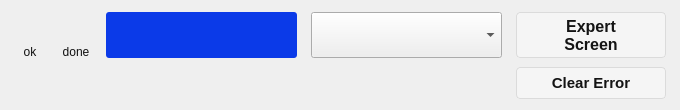
<?xml version="1.0" encoding="UTF-8"?>
<ui version="4.0">
 <class>Form</class>
 <widget class="QWidget" name="Form">
  <property name="geometry">
   <rect>
    <x>0</x>
    <y>0</y>
    <width>680</width>
    <height>110</height>
   </rect>
  </property>
  <property name="windowTitle">
   <string>Motor State Mover</string>
  </property>
  <layout class="QVBoxLayout" name="verticalLayout">
   <property name="leftMargin">
    <number>0</number>
   </property>
   <property name="topMargin">
    <number>0</number>
   </property>
   <property name="rightMargin">
    <number>0</number>
   </property>
   <property name="bottomMargin">
    <number>0</number>
   </property>
   <item>
    <widget class="QFrame" name="frame">
     <property name="sizePolicy">
      <sizepolicy hsizetype="Preferred" vsizetype="Fixed">
       <horstretch>0</horstretch>
       <verstretch>0</verstretch>
      </sizepolicy>
     </property>
     <property name="frameShape">
      <enum>QFrame::NoFrame</enum>
     </property>
     <property name="frameShadow">
      <enum>QFrame::Plain</enum>
     </property>
     <property name="lineWidth">
      <number>0</number>
     </property>
     <layout class="QVBoxLayout" name="frameLayout">
      <property name="spacing">
       <number>8</number>
      </property>
      <property name="leftMargin">
       <number>14</number>
      </property>
      <property name="topMargin">
       <number>10</number>
      </property>
      <property name="rightMargin">
       <number>14</number>
      </property>
      <property name="bottomMargin">
       <number>10</number>
      </property>
      <item>
       <layout class="QHBoxLayout" name="mainRow">
        <property name="spacing">
         <number>14</number>
        </property>
        <item alignment="Qt::AlignVCenter">
         <widget class="QWidget" name="statusIndicatorBox" native="true">
          <layout class="QVBoxLayout" name="statusIndicatorLayout">
           <property name="spacing">
            <number>2</number>
           </property>
           <property name="leftMargin">
            <number>0</number>
           </property>
           <property name="topMargin">
            <number>0</number>
           </property>
           <property name="rightMargin">
            <number>0</number>
           </property>
           <property name="bottomMargin">
            <number>0</number>
           </property>
           <item alignment="Qt::AlignHCenter">
            <widget class="PyDMByteIndicator" name="statusIndicator">
             <property name="minimumSize">
              <size>
               <width>32</width>
               <height>32</height>
              </size>
             </property>
             <property name="maximumSize">
              <size>
               <width>32</width>
               <height>32</height>
              </size>
             </property>
             <property name="toolTip">
              <string>Green when the motor status is OK; red on error.</string>
             </property>
             <property name="whatsThis">
              <string>Combined status indicator for the motor state group (STATE:ERR_RBV).</string>
             </property>
             <property name="alarmSensitiveContent">
              <bool>false</bool>
             </property>
             <property name="alarmSensitiveBorder">
              <bool>false</bool>
             </property>
             <property name="PyDMToolTip">
              <string/>
             </property>
             <property name="channel">
              <string>ca://${MOTOR}:STATE:ERR_RBV</string>
             </property>
             <property name="blinkOnChange">
              <bool>false</bool>
             </property>
             <property name="toggleMode">
              <bool>false</bool>
             </property>
             <property name="blinkInterval">
              <number>99</number>
             </property>
             <property name="onColor">
              <color>
               <red>255</red>
               <green>0</green>
               <blue>0</blue>
              </color>
             </property>
             <property name="offColor">
              <color>
               <red>0</red>
               <green>255</green>
               <blue>0</blue>
              </color>
             </property>
             <property name="showLabels">
              <bool>false</bool>
             </property>
             <property name="bigEndian">
              <bool>false</bool>
             </property>
             <property name="circles">
              <bool>true</bool>
             </property>
             <property name="numBits">
              <number>1</number>
             </property>
             <property name="shift">
              <number>0</number>
             </property>
             <property name="labels">
              <stringlist>
               <string>Bit 0</string>
              </stringlist>
             </property>
            </widget>
           </item>
           <item>
            <widget class="QLabel" name="statusIndicatorLabel">
             <property name="styleSheet">
              <string>color: rgb(17, 17, 17); background: transparent;</string>
             </property>
             <property name="text">
              <string>ok</string>
             </property>
             <property name="alignment">
              <set>Qt::AlignCenter</set>
             </property>
            </widget>
           </item>
          </layout>
         </widget>
        </item>
        <item alignment="Qt::AlignVCenter">
         <widget class="QWidget" name="movingIndicatorBox" native="true">
          <layout class="QVBoxLayout" name="movingIndicatorLayout">
           <property name="spacing">
            <number>2</number>
           </property>
           <property name="leftMargin">
            <number>0</number>
           </property>
           <property name="topMargin">
            <number>0</number>
           </property>
           <property name="rightMargin">
            <number>0</number>
           </property>
           <property name="bottomMargin">
            <number>0</number>
           </property>
           <item alignment="Qt::AlignHCenter">
            <widget class="PyDMByteIndicator" name="movingIndicator">
             <property name="minimumSize">
              <size>
               <width>32</width>
               <height>32</height>
              </size>
             </property>
             <property name="maximumSize">
              <size>
               <width>32</width>
               <height>32</height>
              </size>
             </property>
             <property name="toolTip">
              <string>Blue while the motor is moving; dark when the move is done.</string>
             </property>
             <property name="whatsThis">
              <string>Byte indicator that reflects motor movement state using STATE:DONE_RBV.</string>
             </property>
             <property name="alarmSensitiveContent">
              <bool>false</bool>
             </property>
             <property name="alarmSensitiveBorder">
              <bool>false</bool>
             </property>
             <property name="PyDMToolTip">
              <string/>
             </property>
             <property name="channel">
              <string>ca://${MOTOR}:STATE:BUSY_RBV</string>
             </property>
             <property name="blinkOnChange">
              <bool>false</bool>
             </property>
             <property name="toggleMode">
              <bool>false</bool>
             </property>
             <property name="blinkInterval">
              <number>99</number>
             </property>
             <property name="onColor">
              <color>
               <red>20</red>
               <green>100</green>
               <blue>239</blue>
              </color>
             </property>
             <property name="offColor">
              <color>
               <red>150</red>
               <green>150</green>
               <blue>150</blue>
              </color>
             </property>
             <property name="showLabels">
              <bool>false</bool>
             </property>
             <property name="bigEndian">
              <bool>false</bool>
             </property>
             <property name="circles">
              <bool>true</bool>
             </property>
             <property name="numBits">
              <number>1</number>
             </property>
             <property name="shift">
              <number>0</number>
             </property>
             <property name="labels">
              <stringlist>
               <string>Bit 0</string>
              </stringlist>
             </property>
            </widget>
           </item>
           <item>
            <widget class="MovingLabel" name="movingIndicatorLabel">
             <property name="styleSheet">
              <string>color: rgb(17, 17, 17); background: transparent;</string>
             </property>
             <property name="text">
              <string>done</string>
             </property>
             <property name="alignment">
              <set>Qt::AlignCenter</set>
             </property>
             <property name="alarmSensitiveContent">
              <bool>false</bool>
             </property>
             <property name="alarmSensitiveBorder">
              <bool>false</bool>
             </property>
             <property name="channel">
              <string>ca://${MOTOR}:STATE:BUSY_RBV</string>
             </property>
            </widget>
           </item>
          </layout>
         </widget>
        </item>
        <item alignment="Qt::AlignVCenter">
         <widget class="PyDMLabel" name="stateReadback">
          <property name="sizePolicy">
           <sizepolicy hsizetype="Expanding" vsizetype="Fixed">
            <horstretch>1</horstretch>
            <verstretch>0</verstretch>
           </sizepolicy>
          </property>
          <property name="minimumSize">
           <size>
            <width>170</width>
            <height>46</height>
           </size>
          </property>
          <property name="maximumSize">
           <size>
            <width>16777215</width>
            <height>46</height>
           </size>
          </property>
          <property name="font">
           <font>
            <pointsize>20</pointsize>
            <weight>75</weight>
            <bold>true</bold>
           </font>
          </property>
          <property name="toolTip">
           <string>Current motor state readback (STATE:GET_RBV).</string>
          </property>
          <property name="whatsThis">
           <string>This label displays the readback value for the current state.</string>
          </property>
          <property name="styleSheet">
           <string>color: rgb(255, 255, 255); background-color: rgb(11, 58, 232); border-radius: 3px; padding: 0px 14px;</string>
          </property>
          <property name="alignment">
           <set>Qt::AlignCenter</set>
          </property>
          <property name="channel">
           <string>ca://${MOTOR}:STATE:GET_RBV</string>
          </property>
         </widget>
        </item>
        <item alignment="Qt::AlignVCenter">
         <widget class="PyDMEnumComboBox" name="stateSelector">
          <property name="sizePolicy">
           <sizepolicy hsizetype="Expanding" vsizetype="Fixed">
            <horstretch>1</horstretch>
            <verstretch>0</verstretch>
           </sizepolicy>
          </property>
          <property name="minimumSize">
           <size>
            <width>150</width>
            <height>46</height>
           </size>
          </property>
          <property name="maximumSize">
           <size>
            <width>16777215</width>
            <height>46</height>
           </size>
          </property>
          <property name="font">
           <font>
            <pointsize>16</pointsize>
           </font>
          </property>
          <property name="toolTip">
           <string>Select the desired motor state (writes STATE:SET).</string>
          </property>
          <property name="whatsThis">
           <string>This dropdown writes the selected state to the setpoint PV.</string>
          </property>
          <property name="styleSheet">
           <string>PyDMEnumComboBox {
    color: rgb(120, 120, 120);
    background-color: rgb(255, 255, 255);
    border: 2px solid rgb(42, 91, 215);
    border-radius: 3px;
    padding-left: 10px;
}
PyDMEnumComboBox::drop-down {
    width: 26px;
    border-left: 1px solid rgb(208, 208, 208);
}
PyDMEnumComboBox::down-arrow {
    image: none;
    border-left: 5px solid transparent;
    border-right: 5px solid transparent;
    border-top: 7px solid rgb(154, 154, 154);
    margin-right: 8px;
}</string>
          </property>
          <property name="channel">
           <string>ca://${MOTOR}:STATE:SET</string>
          </property>
         </widget>
        </item>
        <item alignment="Qt::AlignVCenter">
         <widget class="PyDMRelatedDisplayButton" name="expertScreenButton">
          <property name="sizePolicy">
           <sizepolicy hsizetype="Fixed" vsizetype="Fixed">
            <horstretch>0</horstretch>
            <verstretch>0</verstretch>
           </sizepolicy>
          </property>
          <property name="minimumSize">
           <size>
            <width>150</width>
            <height>46</height>
           </size>
          </property>
          <property name="maximumSize">
           <size>
            <width>150</width>
            <height>46</height>
           </size>
          </property>
          <property name="font">
           <font>
            <pointsize>12</pointsize>
            <weight>75</weight>
            <bold>true</bold>
           </font>
          </property>
          <property name="toolTip">
           <string>Open the expert screen (Normal + Configuration tabs).</string>
          </property>
          <property name="whatsThis">
           <string>Opens motor_state_mover_expert.ui, forwarding the MOTOR, STATE_COUNT and MOTOR_TOKENS macros.</string>
          </property>
          <property name="styleSheet">
           <string>color: rgb(20, 20, 20); background-color: rgb(245, 245, 245); border: 1px solid rgb(219, 219, 219); border-radius: 4px;</string>
          </property>
          <property name="text">
           <string>Expert
Screen</string>
          </property>
          <property name="filenames">
           <stringlist>
            <string>motor_state_mover_expert.py</string>
           </stringlist>
          </property>
          <property name="showIcon">
           <bool>false</bool>
          </property>
          <property name="macros">
           <stringlist>
            <string>MOTOR=${MOTOR}</string>
           </stringlist>
          </property>
          <property name="openInNewWindow">
           <bool>true</bool>
          </property>
         </widget>
        </item>
       </layout>
      </item>
      <item>
       <layout class="QHBoxLayout" name="statusRow">
        <property name="spacing">
         <number>10</number>
        </property>
        <item alignment="Qt::AlignVCenter">
         <widget class="PyDMLabel" name="errorStatus">
          <property name="sizePolicy">
           <sizepolicy hsizetype="Expanding" vsizetype="Fixed">
            <horstretch>0</horstretch>
            <verstretch>0</verstretch>
           </sizepolicy>
          </property>
          <property name="minimumSize">
           <size>
            <width>0</width>
            <height>32</height>
           </size>
          </property>
          <property name="maximumSize">
           <size>
            <width>16777215</width>
            <height>32</height>
           </size>
          </property>
          <property name="font">
           <font>
            <pointsize>11</pointsize>
           </font>
          </property>
          <property name="toolTip">
           <string>Current motor state/error message (STATE:ERRID_RBV).</string>
          </property>
          <property name="whatsThis">
           <string>Shows the current motor state/error description string.</string>
          </property>
          <property name="styleSheet">
           <string>color: rgb(125, 125, 125); background: transparent;</string>
          </property>
          <property name="alignment">
           <set>Qt::AlignLeading|Qt::AlignLeft|Qt::AlignVCenter</set>
          </property>
          <property name="channel">
           <string>ca://${MOTOR}:STATE:ERRMSG_RBV</string>
          </property>
          <property name="displayFormat">
           <enum>PyDMLabel::String</enum>
          </property>
         </widget>
        </item>
        <item>
         <spacer name="statusSpacer">
          <property name="orientation">
           <enum>Qt::Horizontal</enum>
          </property>
          <property name="sizeHint" stdset="0">
           <size>
            <width>40</width>
            <height>20</height>
           </size>
          </property>
         </spacer>
        </item>
        <item alignment="Qt::AlignVCenter">
         <widget class="PyDMPushButton" name="clearErrorButton">
          <property name="sizePolicy">
           <sizepolicy hsizetype="Fixed" vsizetype="Fixed">
            <horstretch>0</horstretch>
            <verstretch>0</verstretch>
           </sizepolicy>
          </property>
          <property name="minimumSize">
           <size>
            <width>150</width>
            <height>32</height>
           </size>
          </property>
          <property name="maximumSize">
           <size>
            <width>150</width>
            <height>32</height>
           </size>
          </property>
          <property name="font">
           <font>
            <pointsize>11</pointsize>
            <weight>75</weight>
            <bold>true</bold>
           </font>
          </property>
          <property name="toolTip">
           <string>Clear the current motor error (writes STATE:RESET).</string>
          </property>
          <property name="whatsThis">
           <string>Writes a reset value to clear the motor error state.</string>
          </property>
          <property name="styleSheet">
           <string>color: rgb(20, 20, 20); background-color: rgb(245, 245, 245); border: 1px solid rgb(219, 219, 219); border-radius: 4px;</string>
          </property>
          <property name="text">
           <string>Clear Error</string>
          </property>
          <property name="channel">
           <string>ca://${MOTOR}:STATE:RESET</string>
          </property>
          <property name="pressValue">
           <string>1</string>
          </property>
         </widget>
        </item>
       </layout>
      </item>
     </layout>
    </widget>
   </item>
  </layout>
 </widget>
 <customwidgets>
  <customwidget>
   <class>PyDMLabel</class>
   <extends>QLabel</extends>
   <header>pydm.widgets.label</header>
  </customwidget>
  <customwidget>
   <class>MovingLabel</class>
   <extends>QLabel</extends>
   <header>pcdswidgets.motion.common.state_mover_common</header>
  </customwidget>
  <customwidget>
   <class>PyDMByteIndicator</class>
   <extends>QWidget</extends>
   <header>pydm.widgets.byte</header>
  </customwidget>
  <customwidget>
   <class>PyDMEnumComboBox</class>
   <extends>QComboBox</extends>
   <header>pydm.widgets.enum_combo_box</header>
  </customwidget>
  <customwidget>
   <class>PyDMPushButton</class>
   <extends>QPushButton</extends>
   <header>pydm.widgets.pushbutton</header>
  </customwidget>
  <customwidget>
   <class>PyDMRelatedDisplayButton</class>
   <extends>QPushButton</extends>
   <header>pydm.widgets.related_display_button</header>
  </customwidget>
 </customwidgets>
 <resources/>
 <connections/>
</ui>
